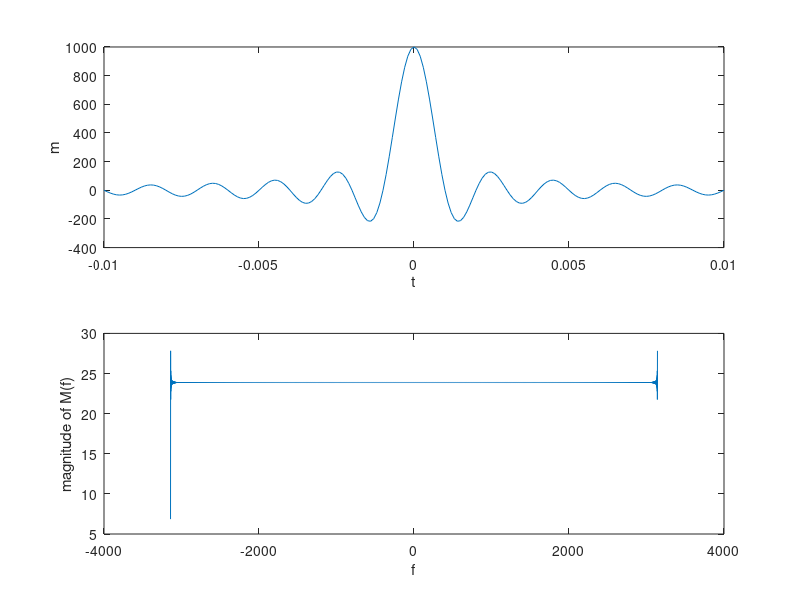

The MATLAB script that drew this image:
ts=0.0005; 
time_interval = -0.5:ts:0.5; %sampling time instants
T=0.001;
%%time domain signal evaluated at sampling instants
signal_timedomain=(1/T).*sinc(time_interval./T);
fs_desired = 1; %desired frequency granularity
Nmin = ceil(1/(fs_desired*ts)); %minimum length DFT 
Nfft = 2^(nextpow2(Nmin)); %FFT size
signal_freqdomain = ts*fft(signal_timedomain,Nfft);
signal_freqdomain_centered = fftshift(signal_freqdomain);
fs=1/(Nfft*ts); %actual frequency resolution attained
freqs = ((1:Nfft)-1-Nfft/2)*fs;
plot(freqs,abs(signal_freqdomain_centered));


T=0.001;
t=[-0.01:0.0001:0.01];
m=1/T.*sinc(t./T);
subplot(2,1,1)
plot(t,m)
xlabel('t')
ylabel('m')

t=[-10*pi:0.01:10*pi];
m=1/T.*sinc(t./T);
f=(-1000*pi:1:1000*pi);
Y=fft(m);
subplot(2,1,2)
plot(f,abs(Y))
xlabel('f')
ylabel('magnitude of M(f)')